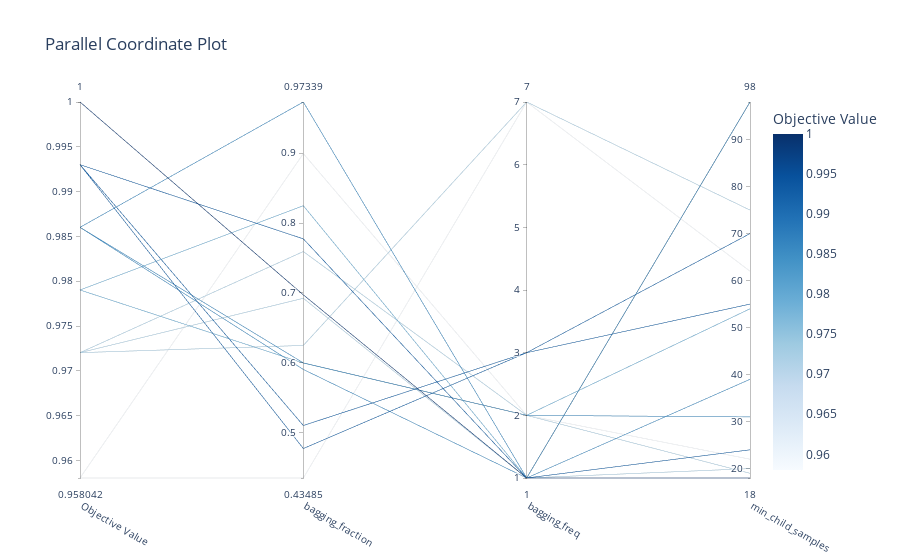

Source (notebook cell):
### Markdown cell above
Visualize high-dimensional parameter relationships. See :func:`~optuna.visualization.plot_parallel_coordinate` for the details.

### Code cell
plot_parallel_coordinate(study)

### Figure 1 — Plotly figure (JSON) as saved in the notebook; plotly's stock layout.template omitted (floating-point values rounded to 4 significant figures)
{"data": [{"dimensions": [{"label": "Objective Value", "range": [0.958, 1], "values": [0.972, 0.972, 0.958, 0.979, 0.958, 0.993, 0.986, 0.979, 0.993, 0.986, 0.986, 0.972, 1, 0.993]}, {"label": "bagging_fraction", "range": [0.4349, 0.9734], "values": [0.6247, 0.7592, 0.4349, 0.8248, 0.8995, 0.51, 0.9734, 0.5995, 0.4771, 0.5997, 0.5903, 0.6923, 0.6972, 0.7774]}, {"label": "bagging_freq", "range": [1, 7], "values": [7, 2, 7, 1, 2, 3, 1, 2, 3, 2, 1, 1, 1, 1]}, {"label": "min_child_samples", "range": [18, 98], "values": [75, 19, 62, 98, 22, 55, 98, 54, 70, 31, 39, 20, 18, 24]}], "labelangle": 30, "labelside": "bottom", "line": {"color": [0.972, 0.972, 0.958, 0.979, 0.958, 0.993, 0.986, 0.979, 0.993, 0.986, 0.986, 0.972, 1, 0.993], "colorbar": {"title": {"text": "Objective Value"}}, "colorscale": [[0, "rgb(247,251,255)"], [0.125, "rgb(222,235,247)"], [0.25, "rgb(198,219,239)"], [0.375, "rgb(158,202,225)"], [0.5, "rgb(107,174,214)"], [0.625, "rgb(66,146,198)"], [0.75, "rgb(33,113,181)"], [0.875, "rgb(8,81,156)"], [1, "rgb(8,48,107)"]], "reversescale": false, "showscale": true}, "type": "parcoords"}], "layout": {"title": {"text": "Parallel Coordinate Plot"}}}
